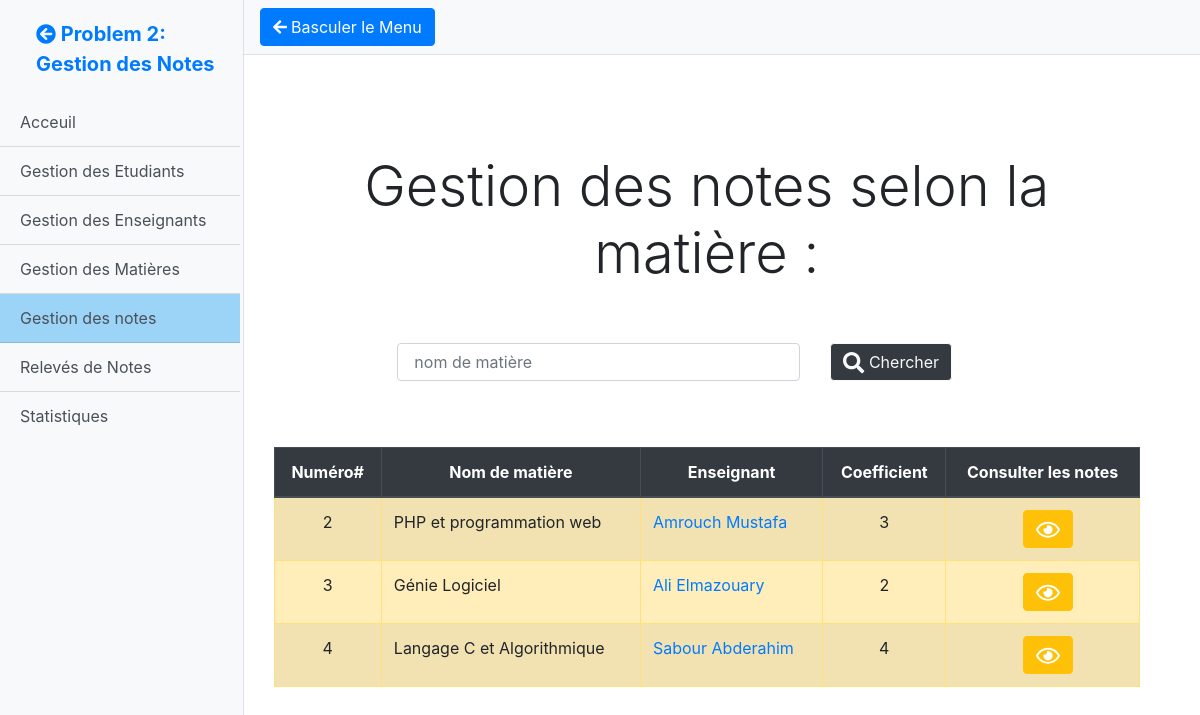
Page /Notes/Gestion_Des_Notes.php on the committed database.
### tables this page shows
CREATE TABLE `matiere` (
  `num_mat` int(11) NOT NULL,
  `nom_mat` varchar(50) NOT NULL,
  `coef` int(11) NOT NULL,
  `_num_ens` int(11) NOT NULL
);

CREATE TABLE `enseignant` (
  `num_ens` int(11) NOT NULL,
  `nom_ens` varchar(60) NOT NULL,
  `num_matr` varchar(15) NOT NULL,
  `grade` varchar(15) NOT NULL,
  `anciennete` varchar(30) NOT NULL
);

### Notes/Config/Config.php (called while the page is built)
<?php
return (object) array(
    'host' => 'localhost',
    'port'  =>  '3306',
    'username' => 'root',
    'password' => '',
    'database' => 'gestion_notes'
);
?>

### Notes/Classes/DB_Connexion.php (called while the page is built, shortened)
<?php
class DB_Connexion {
    protected function __construct()
    {
        $Config = include('./Config/Config.php');
        $this->host = $Config->host;
        $this->port = $Config->port;
        $this->username = $Config->username;
        $this->password = $Config->password;
        $this->database = $Config->database;
        $connexionString =  "mysql:dbname=".$this->database.";host=".$this->host.";port=".$this->port;
        try{
        $this->Connexion = new PDO($connexionString,$this->username,$this->password);
        }catch(PDOException $exc){
            trigger_error(" La connexion à la base de données a échouée vérifiez la base de donnée et sa configuration .",E_USER_ERROR);
        }
    }
}
?>

### Notes/Controllers/NoteController.php (called while the page is built, shortened)
<?php
    require_once('./Models/matiere.php');
    $matiere = new Matiere();
    $enseignant = new Enseignant();
        if( isset($_GET['M']) ){
            $M = $_GET['M'];
                if( empty($M) || (!ctype_digit($M)))
                    $matiereError='data';
                else
                if( !$matiere->Find($M) )
                    $matiereError = 'notfound';
            else{
                $enseignant->Find($matiere->_num_ens);
                $Etudiant = new Etudiant();
                $etudiants = $Etudiant->GetAll();
                $note = new Note();
                $notes = $note->Get_Matieres_Notes($M);
                unset($Etudiant);
                unset($note);
            }
        }else{
            $matieres = $matiere->GetAll();
        }

### Notes/Models/matiere.php (called while the page is built, shortened)
<?php
require_once("./Classes/DB_Connexion.php");
require_once('./Models/enseignant.php');
class Matiere extends DB_Connexion implements DAO{
    public function GetAll(){
        $matieres = [];
        $sql_statement = "SELECT * FROM matiere order by num_mat";
        $statement = $this->Connexion->query($sql_statement);
        $rows = $statement->fetchAll(PDO::FETCH_ASSOC);
        foreach($rows as $row){
            $matiere = (object) ['num_mat'=>''];
            $matiere->num_mat = $row['num_mat'];
            $matiere->nom_mat = $row['nom_mat'];
            $matiere->_num_ens = $this->Get_Matieres_Ens($row['_num_ens']) ;
            $matiere->coef = $row['coef'];
            array_push($matieres,$matiere);
        }
        return $matieres;
    }
    public function Get_Matieres_Ens($id){
        $tmp = new Enseignant();
        if ( $tmp->Find($id) ){
            return (object) ['nom'=>$tmp->nom_ens,'id'=>$tmp->num_ens];
        }
        return false;
    }
}
?>

### Notes/Models/enseignant.php (called while the page is built, shortened)
<?php
require_once("./Classes/DB_Connexion.php");
class Enseignant extends DB_Connexion implements DAO{
    public function Find(string $id){
        $string_of_search = " SELECT * FROM enseignant WHERE num_ens = $id ";
        $statement = $this->Connexion->query( $string_of_search);
        if( $statement && $row = $statement->fetch(PDO::FETCH_ASSOC) ){
            $this->num_ens = $row['num_ens'];
            $this->nom_ens = $row['nom_ens'];
            return true;
        }
        return false;
    }
}
?>

### Notes/Views/liste_des_matieres_notes.php (the view, shortened to what this page needs)
<div class="container mt-5 h-100 align-content-center align-items-center">
    <div class="row w-100" style="margin-top: 50px;">
        <div class="col-md col-sm-12">
            <h2 class="display-4 text-center">
                Gestion des notes selon la matière :
            </h2>
        </div>
    </div>
    <div class="row w-100 mt-4">
        <div class="col-md col-sm-12">
            <form action="./Gestion_Des_Matieres.php" class="row w-75 mx-auto" method="GET">
                <div class="form-group col-md-8 col-sm-12">
                    <input type="text" class="form-control" name="q" id="" aria-describedby="helpId"
                        placeholder=" nom de matière " />
                </div>
                <div class="mt-4 col-md-3 col-sm-12 ">
                    <button type="submit" class="btn btn-dark btn-outline-light"> <i class="fas fa-search fa-lg"></i>
                        Chercher </button>
                </div>
            </form>
        </div>
    </div>
    <div class="row w-100" style="margin-top: 50px;">
        <div class="col-md col-sm-12">
            <table class="table  table-striped table-bordered table-warning">
                <thead class="thead-dark">
                    <tr class="text-center">
                        <th class=""> Numéro# </th>
                        <th class=""> Nom de matière </th>
                        <th class=""> Enseignant </th>
                        <th class=""> Coefficient </th>
                        <th class=""> Consulter les notes </th>
                    </tr>
                </thead>
                <tbody>
                    <?php
                    foreach($matieres as $matiere){
                        echo '
                        <tr>
                            <td scope="row" class="text-center">'.$matiere->num_mat.'</td>
                            <td>'.$matiere->nom_mat.'</td>
                            <td> <a href="./Gestion_Des_Enseignants.php?i='.$matiere->_num_ens->id.'"> '.$matiere->_num_ens->nom.' </a> </td>
                            <td class="text-center" >'.$matiere->coef.'</td>
                            <td>
                                <ul class="row w-100 py-0 my-0">
                                    <li class="col mx-auto text-center" style="list-style: none;">
                                        <a  class="btn btn-warning text-center" href="./Gestion_Des_Notes.php?M='.$matiere->num_mat.'" role="button" title="Modifier"> <i class="far fa-eye fa-lg text-white"></i> </a>
                                    </li>
                                </ul>
                            </td>
                        </tr>
                        ';
                    }
                    ?>
                </tbody>
            </table>
        </div>
    </div>
</div>

### css/simple-sidebar.css (style rules this page uses)
body { overflow-x: hidden; }

### rows in the picture
matiere: num_mat "2", nom_mat "PHP et programmation web", _num_ens.nom_ens "Amrouch Mustafa", coef "3"
matiere: num_mat "3", nom_mat "Génie Logiciel", _num_ens.nom_ens "Ali Elmazouary", coef "2"
matiere: num_mat "4", nom_mat "Langage C et Algorithmique", _num_ens.nom_ens "Sabour Abderahim", coef "4"
